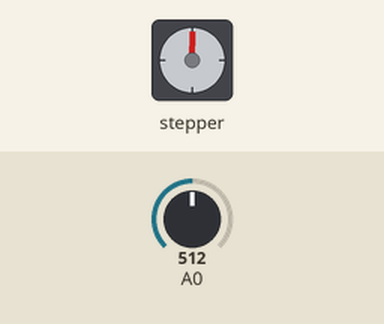
Simulated run of this sketch. Board: Arduino Uno, built with avr-gcc and run on an emulated ATmega328P. Parts: stepper motor. The inputs (shaded band) are chosen by the test bench; at power-on: A0 = 512. Stepper angles assume 2048 steps per turn.

Above: at 0.5 s.
1.3 s: A0 set to 716
At 1.65 s:
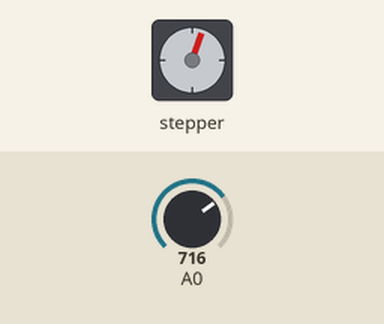
4.3 s: A0 set to 900
At 4.69 s:
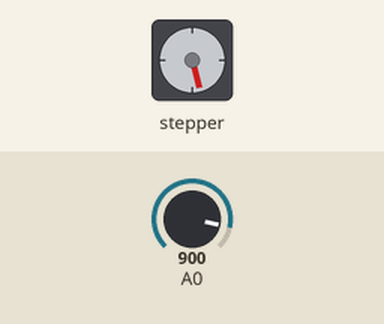
7.3 s: A0 set to 1010
At 10.9 s:
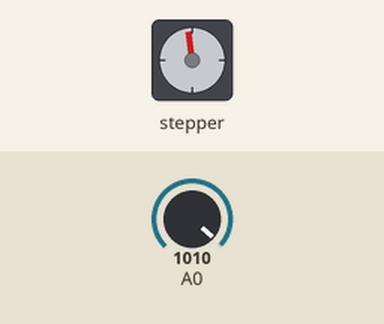
Timing chart, 0 to 12.4 s (numbered marks = the images above; inputs shaded):
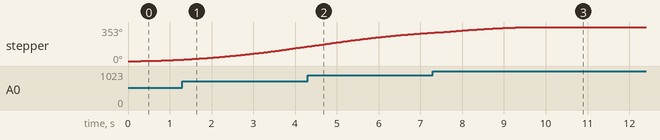

The sketch:

stepmotor.ino
```cpp
#include <AccelStepper.h>
AccelStepper s(4, 8, 9, 10, 11);
void setup() {
  s.setMaxSpeed(1000);
  s.setAcceleration(100);
  s.setSpeed(1000);
}
void loop() {
  s.moveTo(map(analogRead(0), 0, 1023, 0, 2038));
  s.run();
}
```
